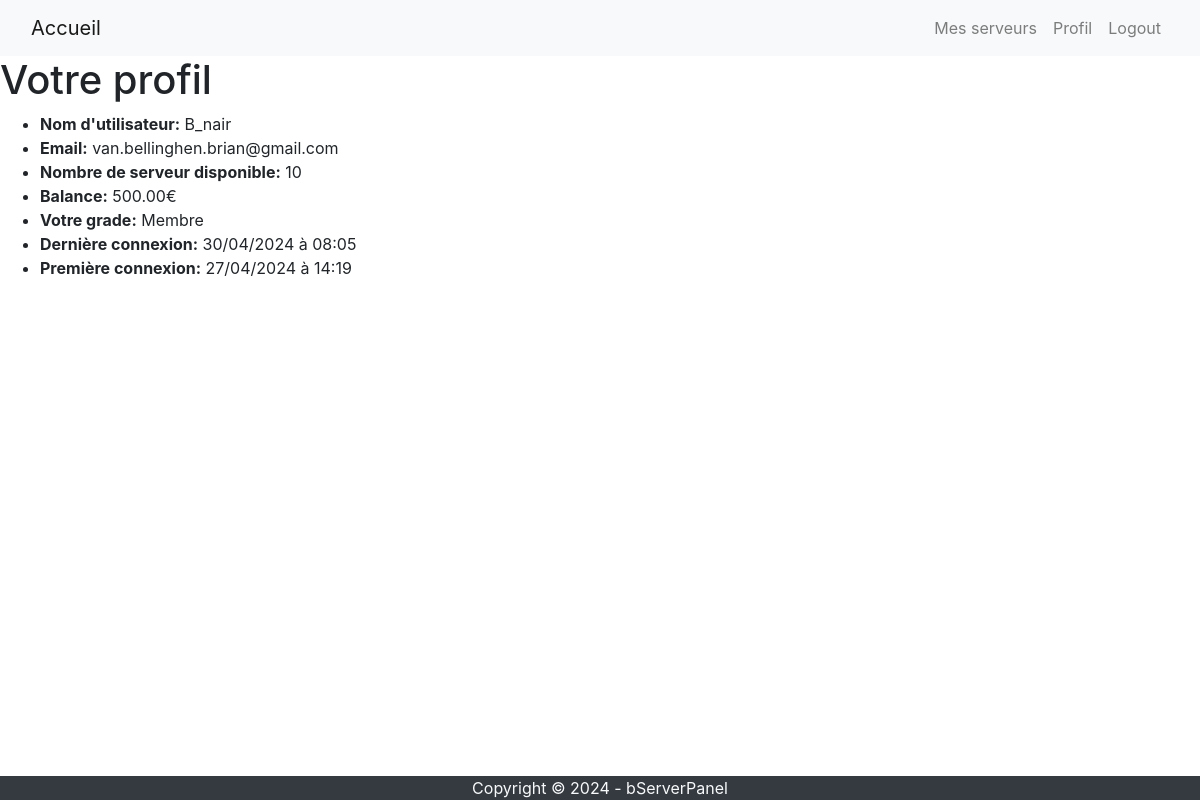
The page /users/profile/ (signed in) on the database its author committed.
### accounts/models.py (models this page shows, shortened)
class PanelUser(models.Model):
    rank = models.ForeignKey(Rank, on_delete=models.SET_NULL, null=True)
    balance = models.DecimalField(max_digits=10, decimal_places=2, default=0)
    server_count = models.IntegerField(default=0)
    user = models.OneToOneField('auth.User', on_delete=models.CASCADE, null=True)

class Rank(models.Model):
    name = models.CharField(max_length=255)
    permission = models.ManyToManyField(Permission, default=None)

### accounts/views.py (the view)
# urls.py: path('profile/', views.panel_user_profile, name='user-profile'),
@login_required(login_url='/users/login')
def panel_user_profile(request):
    try:
        panelUser = PanelUser.objects.get(user=request.user)
        return render(request, 'user-profile.html', {'panel_user': panelUser})
    except PanelUser.DoesNotExist:
        redirect('user-logout')

### accounts/templates/user-profile.html (shortened to what this page needs)
{% extends 'base.html' %}
{% block content %}
  <h1>Votre profil</h1>
  <ul>
    <li>
        <strong>Nom d'utilisateur:</strong> {{ user.username }}
    </li>
    <li>
        <strong>Email:</strong> {{ user.email }}
    </li>
    <li>
        <strong>Nombre de serveur disponible:</strong> {{ panel_user.server_count }}
    </li>
    <li>
        <strong>Balance:</strong> {{ panel_user.balance }}€
    </li>
    <li>
        <strong>Votre grade:</strong> {{ panel_user.rank.name }}
    </li>
    <li>
        <strong>Dernière connexion:</strong> {{ user.last_login | date:"j/m/Y à H:i" }}
    </li>
    <li>
        <strong>Première connexion:</strong> {{ user.date_joined | date:"j/m/Y à H:i" }}
    </li>
  </ul>
{% endblock %}

### rows shown on the page
PanelUser: server_count "10", balance "500.00", rank.name "Membre"

### other values the page prints
{{ user.username }} "B_nair"
{{ user.email }} "van.bellinghen.brian@gmail.com"
{{ user.last_login | date:"j/m/Y à H:i" }} "30/04/2024 à 08:05"
{{ user.date_joined | date:"j/m/Y à H:i" }} "27/04/2024 à 14:19"
